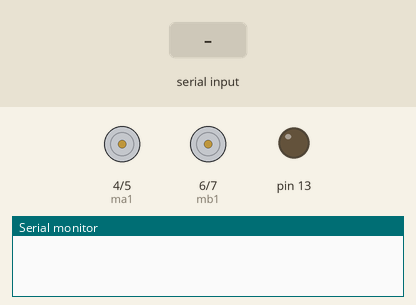
This sketch was run on a simulated Arduino Uno, built with avr-gcc and run on an emulated ATmega328P. Shown: motor-driver pin pairs drawn as motors (green arrow = first pin HIGH = forward, orange = second pin HIGH = backward, longer = more drive), output pins drawn as LEDs (lit = HIGH), the last lines printed to the serial monitor. The inputs (shaded band) are chosen by the test bench.

Above: at 1.2 s.
1.3 s: "R\n" received over Serial
At 2.2 s:
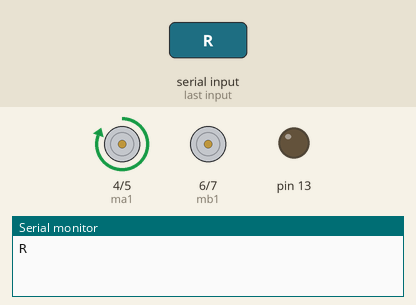
2.8 s: byte 76 ('L') received over Serial
At 3.3 s:
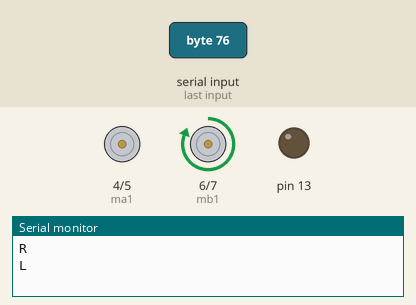
4.3 s: byte 70 ('F') received over Serial
At 5.5 s:
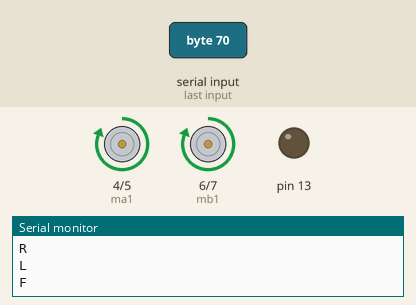
5.8 s: byte 66 ('B') received over Serial
At 6.8 s:
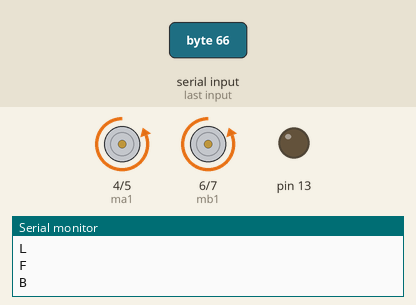
7.3 s: byte 83 ('S') received over Serial
At 7.9 s:
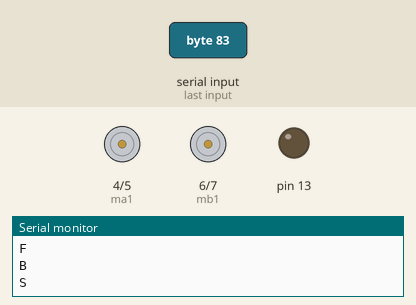
8.8 s: "L\n" received over Serial
At 9.1 s:
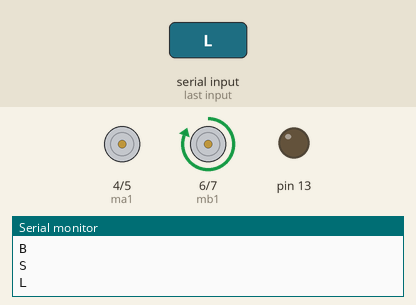
Timing chart, 0 to 11.3 s (numbered marks = the images above; inputs shaded):
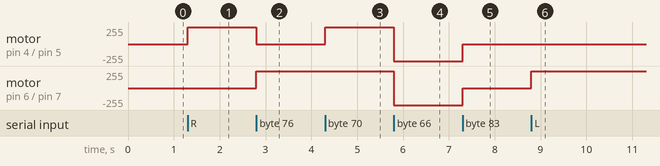

Measured:
- after the input at 1.3 s, motor on pin 4 (ma1) / pin 5 (ma2): stopped → forward 255/255 at once
- after the input at 2.8 s, motor on pin 4 (ma1) / pin 5 (ma2): forward 255/255 → stopped at once; motor on pin 6 (mb1) / pin 7 (mb2): stopped → forward 255/255 at once
- after the input at 4.3 s, motor on pin 4 (ma1) / pin 5 (ma2): stopped → forward 255/255 at once
- after the input at 5.8 s, motor on pin 4 (ma1) / pin 5 (ma2), motor on pin 6 (mb1) / pin 7 (mb2): forward 255/255 → backward 255/255 at once
- after the input at 7.3 s, motor on pin 4 (ma1) / pin 5 (ma2), motor on pin 6 (mb1) / pin 7 (mb2): backward 255/255 → stopped at once
- after the input at 8.8 s, motor on pin 6 (mb1) / pin 7 (mb2): stopped → forward 255/255 at once

The sketch:

buetooth_car.ino
```cpp
char data = 0;
int ma1=4;
int ma2=5;
int mb1=6;
int mb2=7;
void setup()
{
  Serial.begin(9600);
  pinMode(13, OUTPUT);
  pinMode(ma1, OUTPUT);
  pinMode(ma2, OUTPUT);
  pinMode(mb1, OUTPUT);
  pinMode(mb2, OUTPUT);
}
void loop()
{
  if(Serial.available() > 0)
  {
    data = Serial.read();
    Serial.print(data);
    Serial.print("\n");
    if(data == 'R')  //right
     {
      digitalWrite(mb1, HIGH);
      digitalWrite(mb2,HIGH);
      digitalWrite(ma1, HIGH);
      digitalWrite(ma2,LOW);
     }
    else if(data == 'L')   //left
      {
      digitalWrite(mb1, HIGH);
      digitalWrite(mb2,LOW);
      digitalWrite(ma1, LOW);
      digitalWrite(ma2,LOW);
      }
      else if(data=='F'){ //forward
      digitalWrite(mb1, HIGH);
      digitalWrite(mb2,LOW);
      digitalWrite(ma1, HIGH);
      digitalWrite(ma2,LOW);
        }

      else if(data=='B'){ //backward
      digitalWrite(mb1, LOW);
      digitalWrite(mb2,HIGH);
      digitalWrite(ma1, LOW);
      digitalWrite(ma2,HIGH);

        }
      else if(data=='S'){ //stop
      digitalWrite(mb1, LOW);
      digitalWrite(mb2,LOW);
      digitalWrite(ma1, LOW);
      digitalWrite(ma2,LOW);
        }
  }

}
```
